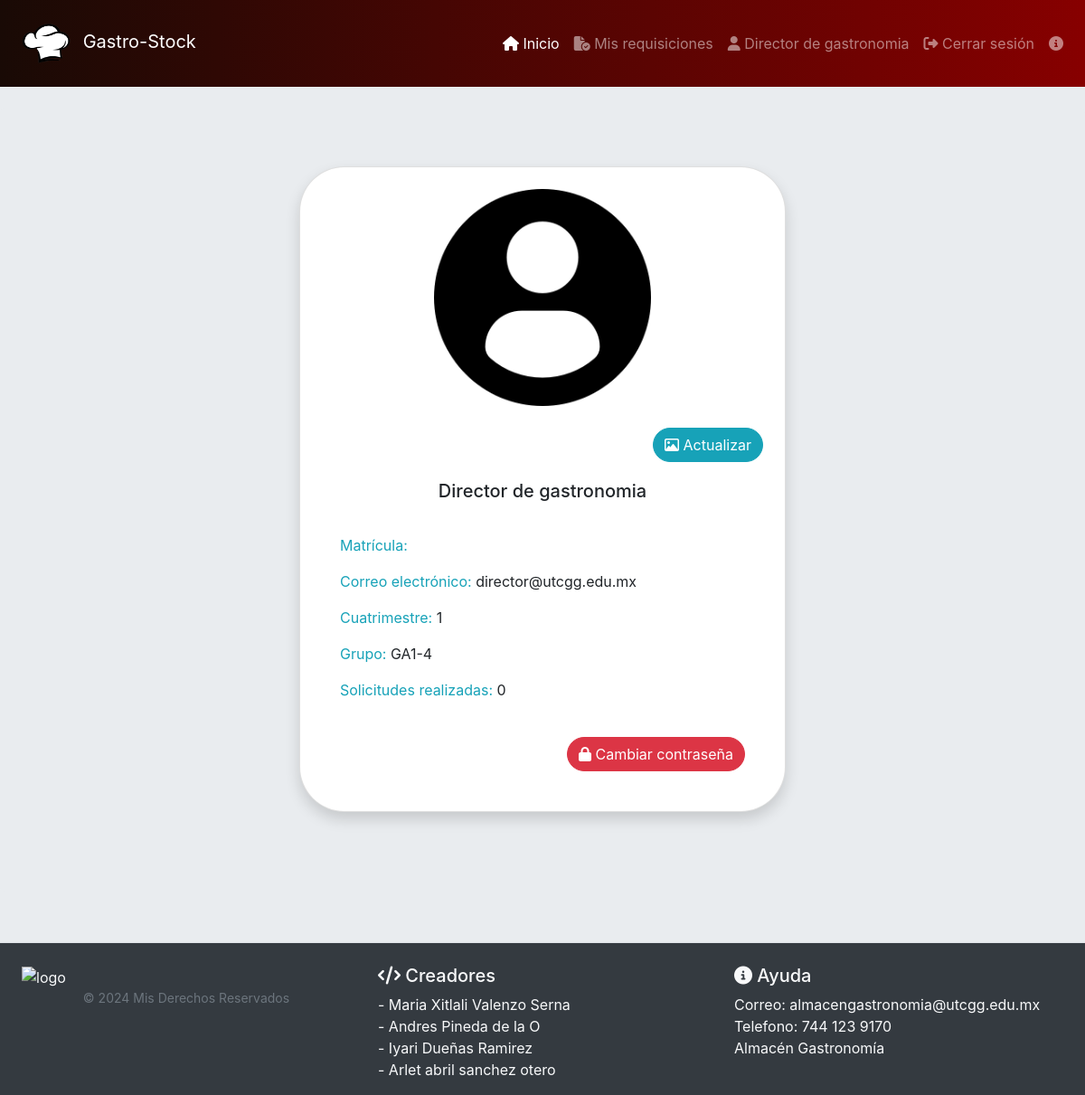
Screenshot of /alumno/perfil.php (signed in) with the database file from the repository.
### tables this page shows
CREATE TABLE `usuarios` (
  `id` int(11) NOT NULL,
  `nombre` varchar(100) NOT NULL,
  `email` varchar(50) NOT NULL,
  `telefono` varchar(11) DEFAULT NULL,
  `password` varchar(100) NOT NULL,
  `grupo` int(11) DEFAULT NULL,
  `matricula` varchar(8) DEFAULT NULL,
  `role` varchar(20) NOT NULL,
  `activo` int(2) NOT NULL,
  `foto` varchar(100) DEFAULT NULL
);

CREATE TABLE `grupo` (
  `id_grupo` int(11) NOT NULL,
  `grupo` varchar(15) NOT NULL,
  `cuatrimestre` int(2) NOT NULL,
  `nivel` varchar(50) NOT NULL,
  `estatus` int(2) NOT NULL
);

### alumno/perfil.php (the view, shortened to what this page needs)
<?php
    include_once('../conf/config.php');
?>
<?php
  $id = $_SESSION['ID'];
  $sql = "SELECT * FROM usuarios WHERE id = '$id'";
  $result = $con->query($sql);
  $row = $result->fetch_assoc();
   $query = "SELECT foto FROM usuarios WHERE id=$id";
   $resultado = mysqli_query($con, $query);
   $fila = mysqli_fetch_assoc($resultado);
   $nombreImagenUnico = $fila['foto'];
  ?>
<!DOCTYPE html>
<html lang="es">
<head>
  <link rel="stylesheet" href="css/full-form.css">
  <link rel="stylesheet" href="css/style2.css">
        <link rel="stylesheet" href="https://cdnjs.cloudflare.com/ajax/libs/font-awesome/6.5.1/css/all.min.css" />
<link rel='stylesheet' href='https://cdn-uicons.flaticon.com/2.1.0/uicons-regular-rounded/css/uicons-regular-rounded.css'>
<link rel='stylesheet' href='https://cdn-uicons.flaticon.com/2.1.0/uicons-regular-straight/css/uicons-regular-straight.css'>
<link rel="stylesheet" href="https://cdn.jsdelivr.net/npm/bootstrap@4.6.2/dist/css/bootstrap.min.css">
</head>
<body style="background-color: #e9ecef;">
<?php
include_once('navbar.php');
?>
  <br>
  <div class="jumbotron">
    <div class="container">
<div class="row row-cols-1 row-cols-md-2 d-flex justify-content-center">
  <div class="col mb-4">
    <div class="card shadow p-4" style="border-radius: 50px;">
      <?php
    if ($nombreImagenUnico) {
         echo "<div style='align-items: center; height: 35vh; display: flex;'>
         <img src='uploads/$nombreImagenUnico' class='card-img-top' alt='Foto del Alumno' style='border-radius: 50px; object-fit: contain; width: 100%; height: 100%;'>
          </div>";
    } else {
        echo "<div style='align-items: center; height: 30vh;display: flex;'>
        <img src='img/perfil_predeterminada.png' class='card-img-top' alt='perfil' style='border-radius: 50px; object-fit: contain; width: 100%; height: 100%;'>
        </div>";
    }
    ?>
    <br>
<div class="d-flex justify-content-end">
    <button type="submit" class="btn btn-info" style="border-radius: 50px;" data-toggle="modal" data-target="#exampleModal1_foto"><i class="fa-regular fa-image"></i> Actualizar</button>
    </div>
      <div class="card-body">
        <center><h5 class="card-title"><?php echo $row['nombre']?></h5></center>
        <br>
        <p class="card-text"><span class="text-info">Matrícula: </span><?php echo $row['matricula']?></p>
        <p class="card-text"><span class="text-info">Correo electrónico: </span><?php echo $row['email']?></p>
        <?php
         $cuatrimestre = "SELECT * FROM usuarios
         INNER JOIN grupo ON grupo.id_grupo = usuarios.grupo
         WHERE usuarios.id = '$id' ";
         $resultCuatrimestre = $con->query($cuatrimestre);
         $rowCuatrimestre = $resultCuatrimestre->fetch_assoc();
        ?>
        <p class="card-text"><span class="text-info">Cuatrimestre: </span><?php echo $rowCuatrimestre['cuatrimestre']?></p>
        <p class="card-text"><span class="text-info">Grupo: </span><?php echo $rowCuatrimestre['grupo']?></p>
        <p class="card-text"><span class="text-info">Solicitudes realizadas:</span>
             <?php
          $query = " SELECT COUNT(DISTINCT solicitud.id) as total_enviadas FROM solicitud
          INNER JOIN num_equipo ON solicitud.equipo = num_equipo.id
          INNER JOIN integrantes_equipo ON num_equipo.id = integrantes_equipo.num_equipo
          INNER JOIN usuarios ON integrantes_equipo.alumno = usuarios.id WHERE (solicitud.solicitante = $id OR integrantes_equipo.alumno = $id) AND solicitud.estatus = 'finalizada' ";
          $result_t = $con -> query($query);
          $row_t = $result_t->fetch_assoc();
          echo $row_t['total_enviadas'];
        ?>
        </p>
        <br>
    <div class="d-flex justify-content-end">
    <button type="submit" class="btn btn-danger" style="border-radius: 50px;" data-toggle="modal" data-target="#exampleModal"><i class="fa-solid fa-lock"></i> Cambiar contraseña</button>
    </div>
      </div>
    </div>
  </div>
</div>
    </div>
  </div>
<?php
		include_once("pie.php");
	?>
</body>
</html>

### alumno/navbar.php (shortened to what this page needs)
<div class="sticky-top">
  <nav class="navbar navbar-expand-lg navbar-dark" id="nav">
  <a class="navbar-brand" href="alumno.php">
    <img src="../img/icono.png" width="70" height="70" class="d-inline-block align-center" alt="IoT">
    Gastro-Stock
  </a>
  <div class="collapse navbar-collapse" id="navbarSupportedContent">
    <ul class="navbar-nav ml-auto">
      <li class="nav-item active">
        <a class="nav-link" href="../home.php"><i class="fa-solid fa-house"></i> Inicio<span class="sr-only">(current)</span></a>
      </li>
      <li class="nav-item">
        <a class="nav-link" href="historial.php"><i class="fa-solid fa-file-circle-check"></i> Mis requisiciones</a>
      </li>
      <li class="nav-item">
        <a class="nav-link" href="perfil.php"><i class="fa-solid fa-user"></i> <?php echo $row['nombre'] ?></a>
      </li>
      <li class="nav-item">
        <a class="nav-link" href="../logout.php"><i class="fa-solid fa-right-from-bracket"></i> Cerrar sesión</a>
      </li>
      <li class="nav-item">
      <a class="nav-link" target="_blank" href="../manual_de_usuario.pdf"><i class="fa-solid fa-circle-info"></i> </a>
      </li>
    </ul>
  </div>
</nav>
</div>

### alumno/navbar.php (style rules this page uses)
#nav { background: #870000; background: -webkit-linear-gradient(to right, #190A05, #870000); background: linear-gradient(to right, #190A05, #870000); }

### rows the page displays
usuarios: nombre "Director de gastronomia", email "director@utcgg.edu.mx", grupo.cuatrimestre "1", grupo.grupo "GA1-4"

### other values shown
$row_t['total_enviadas'] "0"
